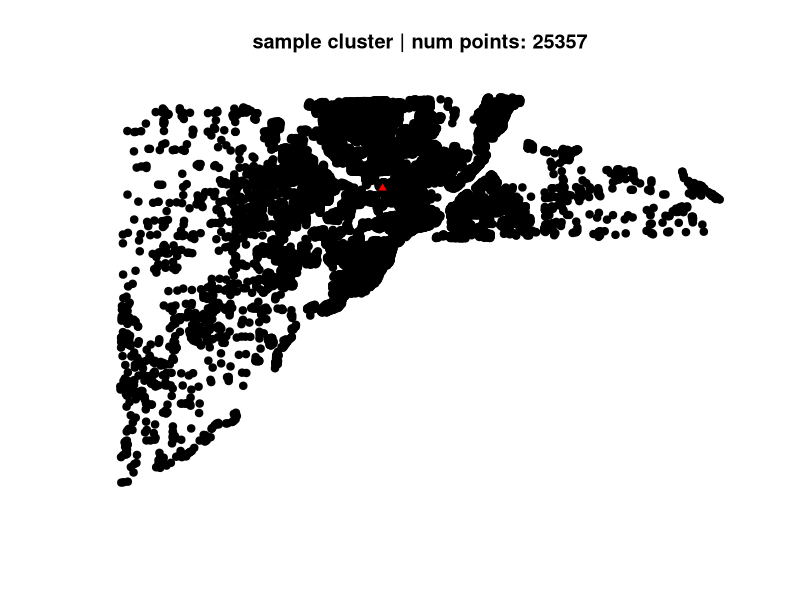
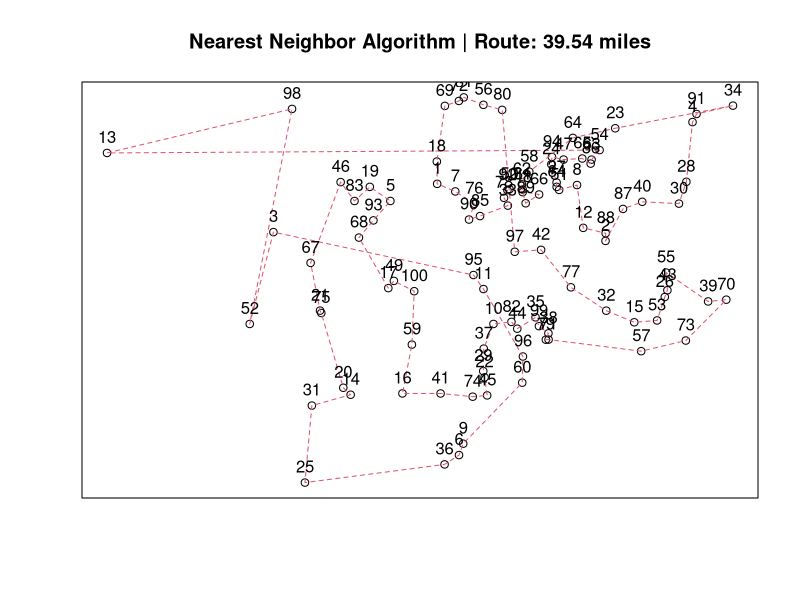
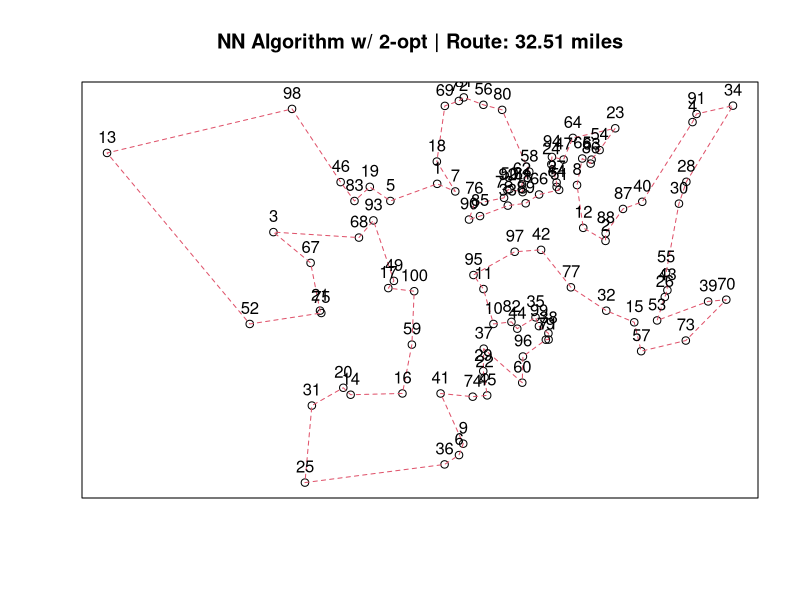
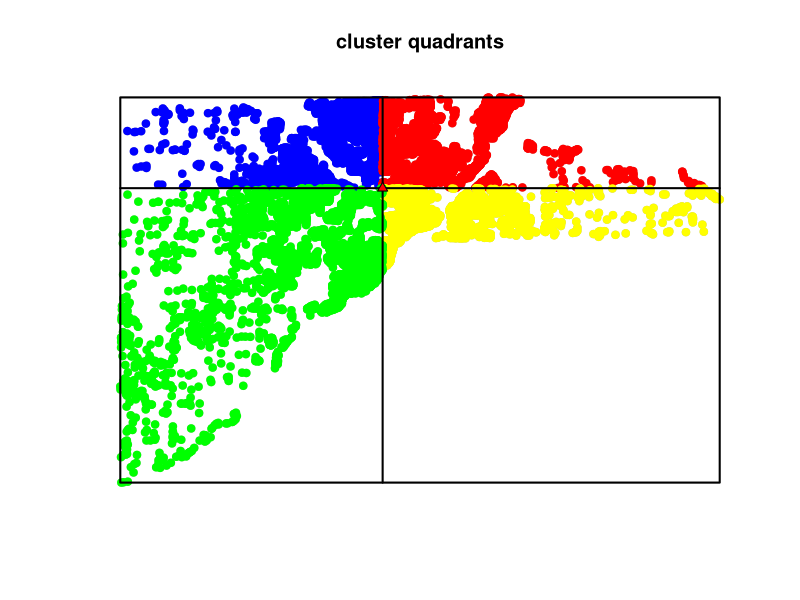
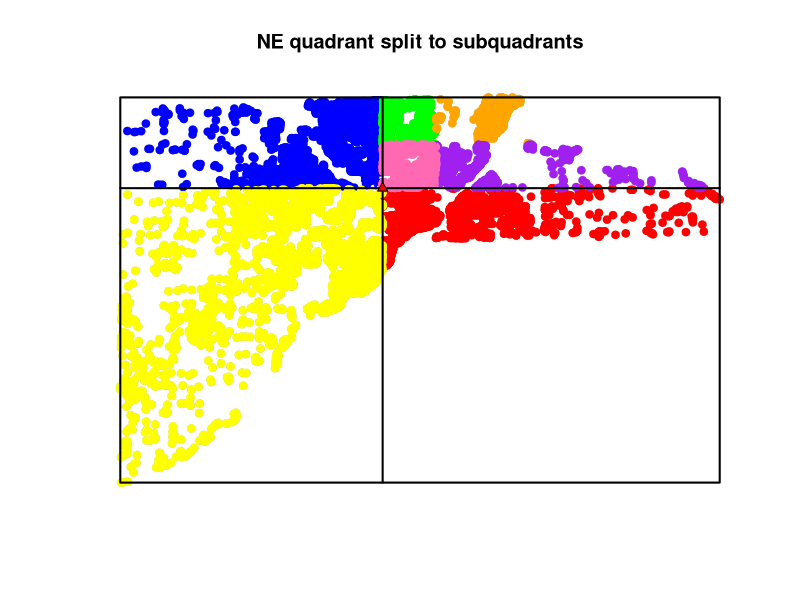
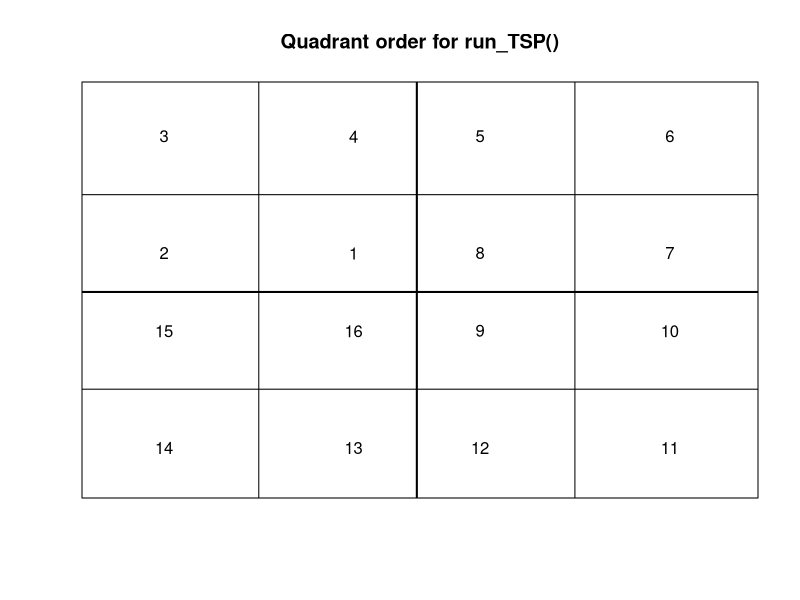

Source code (R) for these figures, in order:
## ---- chunk 1
knitr::opts_chunk$set(echo = TRUE)
## ---- chunk 2
# for spatial data
library(sp)
library(raster)

# for sample data built into package
library(spData)

library(TSP) # for estimating collection route

## ---- chunk 3

set.seed(666) # for random number generation

# ~~~~~~~~ generate BUS object ~~~~~~~~~~~~~~~~~ #
# Data on 25,357 single family homes sold in Lucas County, Ohio, 1993-1998
data(house)

# create a "FW_dis" column using random numbers from 0:5
house$FW_dis <- runif(nrow(house), 0, 5)

# index column
house$idx <- 1:nrow(house)

# drop the built-in columns
house <- house[,which(names(house) %in% c("idx","FW_dis"))]


# ~~~~~~~~~ generate AD object ~~~~~~~~~~~~~~~~~~~~~~ 
# calculate weighted center for the AD
weightedCenter <- function(cluster1) {
        # get weighted center
        wcx <- weighted.mean(x = cluster1@coords[,1], 
                         w = cluster1$FW_dis)
        
        wcy <- weighted.mean(x = cluster1@coords[,2], 
                         w = cluster1$FW_dis)
        return(c(wcx, wcy))
  } # close weighted center

wc <- weightedCenter(house)

# create sp object
# create dataframe for the AD
coord_df <- data.frame(AD_code = "x1",
                       AD_cap = 55000,
                       FW_dis = sum(house$FW_dis))
# create sp object
wc <- SpatialPointsDataFrame(coords = t(as.matrix(wc)), data = coord_df, proj4string = house@proj4string)


#~~~~~~~~~ cluster~~~~~~~~~~~~~
# create a cluster object to hold AD and BUS points
cluster <- list(AD = wc, BUS = house)


# plot
plot(cluster$BUS, pch = 19, col = "black", main = paste0("sample cluster | num points: ", nrow(house)))
points(cluster$AD, pch = 24, col = "black", bg = "red")


## ---- chunk 4

set.seed(666)

# run TSP on sample of the data
# construct TSP object from some of the coordinates
tsp_obj <- as.ETSP(cluster$BUS@coords[sample(nrow(cluster$BUS), 100),])

# solve TSP w/ nearest neighbor and no-2opt refinement
res <- solve_TSP(tsp_obj, method = "nn", control = c(two_opt = FALSE))

res2 <- solve_TSP(tsp_obj, method = "nn", control = c(two_opt = TRUE))

# plot the output
plot(tsp_obj, res, main = paste0("Nearest Neighbor Algorithm | Route: ", round(tour_length(res, tsp_obj)/5280, 2), " miles"), 
     xlab = "", ylab = "", axes = FALSE, frame.plot = TRUE)

plot(tsp_obj, res2, main = paste0("NN Algorithm w/ 2-opt | Route: ", round(tour_length(res2, tsp_obj)/5280, 2), " miles"),
     xlab = "", ylab = "", axes = FALSE, frame.plot = TRUE)

## ---- chunk 5



# cardinalSplit() splits the given cluster along the cardinal directions
# @param cluster2 - the point cluster - sp object
# @param nsplit2 - the size of the AD that needs to be split
# returns - a list of sp objects - a point cluster for each quadrant
cardinalSplit <- function(cluster2, nsplit2) {
  
  # find the weighted center of the AD again
  # can't just use the AD coordinates if its a second split
  AD_coords2 <- matrix(c(weighted.mean(x = cluster2@coords[,1],
                                         w = cluster2$FW_dis),
                          weighted.mean(x = cluster2@coords[,2],
                                         w = cluster2$FW_dis)),
                       nrow = 2, ncol = 1)
  
  # if the cluster if over 10000 BUS points, it needs to be split into 4
  if (nrow(cluster2) > nsplit2) {
      temp <- cluster2@bbox
      
      # combine the bbox coords with the weighted center
      temp <- cbind(temp, AD_coords2)
      
      rownames(temp) <- c("x", "y")
      colnames(temp) <- c("min", "max", "med")
      


      # make a polygon for each quadrant
      # there's probably a way to do this automatically, but since I only need 4, its by hand
      # the points creating the polygons are the top left (NW) point in that poly, going clockwise
      polys_list <- list()
      
      polys_list[[1]] <- Polygon(matrix(c(temp["x", "min"], temp["x", "med"],
                                          temp["x", "med"], temp["x", "min"], 
                                          temp["y", "max"], temp["y", "max"],
                                          temp["y", "med"], temp["y", "med"]),
                                 nrow = 4, ncol = 2))
      polys_list[[1]] <- Polygons(list(polys_list[[1]]), 1)
      polys_list[[1]] <- SpatialPolygons(list(polys_list[[1]]))
      proj4string(polys_list[[1]]) <- house@proj4string
      
      polys_list[[2]] <- Polygon(matrix(c(temp["x", "med"], temp["x", "max"],
                                          temp["x", "max"], temp["x","med"],
                                          temp["y", "max"], temp["y", "max"],
                                          temp["y", "med"], temp["y", "med"]),
                                        nrow = 4, ncol = 2))
      polys_list[[2]] <- Polygons(list(polys_list[[2]]), 1)
      polys_list[[2]] <- SpatialPolygons(list(polys_list[[2]]))
      proj4string(polys_list[[2]]) <- house@proj4string
      
      polys_list[[3]] <- Polygon(matrix(c(temp["x", "med"], temp["x", "max"],
                                          temp["x", "max"], temp["x", "med"],
                                          temp["y", "med"], temp["y", "med"],
                                          temp["y", "min"], temp["y", "min"]),
                                        nrow = 4, ncol = 2))
      polys_list[[3]] <- Polygons(list(polys_list[[3]]), 1)
      polys_list[[3]] <- SpatialPolygons(list(polys_list[[3]]))
      proj4string(polys_list[[3]]) <- house@proj4string
      
      polys_list[[4]] <- Polygon(matrix(c(temp["x", "min"], temp["x", "med"],
                                          temp["x", "med"], temp["x", "min"],
                                          temp["y", "med"], temp["y", "med"],
                                          temp["y", "min"], temp["y", "min"]),
                                        nrow = 4, ncol = 2))
      polys_list[[4]] <- Polygons(list(polys_list[[4]]), 1)
      polys_list[[4]] <- SpatialPolygons(list(polys_list[[4]]))
      proj4string(polys_list[[4]]) <- house@proj4string
      
      
      # Separate cluster into quadrants
      # create a list w/ 4 different groups of points, one for each cluster using over()
      points_list <- lapply(polys_list, function(x) {cluster2$split <- over(cluster2, x)
                                                     cluster2[is.na(cluster2$split) == FALSE,]})

      names(points_list) <- c("1", "2", "3", "4")
  
  # if none of the points need to be split,
  # just make a list with the whole cluster
  # needs to be a list, thats whats expected in function later
  } else {
    
    points_list <- list(cluster)
    names(points_list) <- c("all")
    
  } # close if/else
  
     return(points_list)
      
} # close cardinalSplit()

# run cardinalSplit() over the cluster
points_list <- cardinalSplit(cluster$BUS, nsplit2 = 10000)


## ---- chunk 6


# bounding box sp object
# get bounding box
  bb <- cluster$BUS@bbox
  
  # change rownames to remember which one is which
  rownames(bb) <- c("EW", "NS")
 

# make an sp object of bbox for plotting
bbox_sp <- as.matrix(rbind(c(bb[1,1], bb[2,2]), # NW
                 c(bb[1,2], bb[2,2]), # NE
                 c(bb[1,2], bb[2,1]), # SE
                 c(bb[1,1], bb[2,1]))) # SW
colnames(bbox_sp) <- c("x_coord", "y_coord")


bbox_sp <- Polygon(bbox_sp)
bbox_sp <- Polygons(list(bbox_sp), 1)
bbox_sp <- SpatialPolygons(list(bbox_sp))
bbox_sp@proj4string <- house@proj4string


# spatial lines object to plot the quadrants
lx <- SpatialLines(list(Lines(list(Line(rbind(c(bbox_sp@bbox['x','min'], cluster$AD@coords[,2]), 
                                             c(bbox_sp@bbox['x','max'], cluster$AD@coords[,2])))), 1)))


ly <- SpatialLines(list(Lines(list(Line(rbind(c(cluster$AD@coords[,1], bbox_sp@bbox['y','min']), 
                                             c(cluster$AD@coords[,1], bbox_sp@bbox['y','max'])))), 1)))


{plot(cluster$BUS, pch = 19, col = "grey", main = "cluster quadrants")
points(points_list[[1]], pch = 19, col = "blue")
points(points_list[[2]], pch = 19, col = "red")
points(points_list[[3]], pch = 19, col = "yellow")
points(points_list[[4]], pch = 19, col = "green")
plot(bbox_sp, add = TRUE, lwd = 2)
plot(lx, add = TRUE, lwd = 2)
plot(ly, add = TRUE, lwd = 2)
points(cluster$AD, pch = 24, col = "black", bg = "red")}

## ---- chunk 7

# run through the list, get size of each list
num_points <- lapply(points_list, function(x) nrow(x))

# if needed, split the ones that need to be split again
# remove the original from the points_list
# and add the new split clusters back into the points_list
if (sum(num_points > 7000) > 0) {
  points_list2 <- lapply(which(num_points > 7000),
                         function(x) cardinalSplit(points_list[[x]], nsplit2 = 7000))
  points_list2 <- unlist(points_list2)
  
  # manually change the names of points_list2 if they came from
  # NW or SW quadrants
  # this will allow us to order them the way we want and the TSP will make a nice loop
  names(points_list2)[grep("1.", names(points_list2))] <- c("1.3", "1.4", "1.1", "1.2")
  names(points_list2)[grep("4.", names(points_list2))] <- c("4.3", "4.4", "4.1", "4.2")
  
  points_list <- points_list[-which(num_points > 7000)]
  points_list <- c(points_list, points_list2)
} # close if



## ---- chunk 8

{plot(cluster$BUS, pch = 19, col = "grey",
      main = "NE quadrant split to subquadrants")
points(points_list[[1]], pch = 19, col = "blue")
points(points_list[[2]], pch = 19, col = "red")
points(points_list[[3]], pch = 19, col = "yellow")
points(points_list[[4]], pch = 19, col = "green")
points(points_list[[5]], pch = 19, col = "orange")
points(points_list[[6]], pch = 19, col = "purple")
points(points_list[[7]], pch = 19, col = "hot pink")
plot(bbox_sp, add = TRUE, lwd = 2)
plot(lx, add = TRUE, lwd = 2)
plot(ly, add = TRUE, lwd = 2)
points(cluster$AD, pch = 24, col = "black", bg = "red")}

## ---- chunk 9

lab <- data.frame(x = c(40,10,10,40,60,90,90,60,60,90,90,60,40,10,10,40),
                  y = c(60,60,90,90,90,90,60,60,40,40,10,10,10,10,40,40),
                  label = 1:16)


# show the quadrants/subquadrant diagram
plot(1:100, 1:100, 
     pch = 19, col = "white",
     main = "Quadrant order for run_TSP()", 
     xlab = NA, ylab = NA, 
     axes = FALSE, frame.plot = TRUE) # blank graph
points(lab[,1], lab[,2], 
       pch = 19, col = "white")
text(lab[,1], lab[,2], lab[,3], cex=1, col="black")
abline(v = 50, lwd = 2)
abline(h = 50, lwd = 2)
abline(h = 75, lwd = 1)
abline(v = 75, lwd = 1)
abline(h = 25, lwd = 1)
abline(v = 25, lwd = 1)


## ---- chunk 10

# ~~~~~~~~ run_TSP() function ~~~~~~~~~~~~~
# run_TSP() runs the TSP problem over the given point cluster
# @param clust - the point cluster - sp object
# @param close_pnt - the point used to find the start point - coords
# returns - the tour length in miles
run_TSP <- function(clust, close_pnt) {
  print(paste0("clust size ", nrow(clust@coords)))
  
  # sometimes splitting the cluster returns an empty quadrant
  # if that happens, return a 0 for the length
  if (length(clust@coords) > 0) {
    
    # get the starting point for the TSP, it is closest to the
    d <- pointDistance(close_pnt, clust@coords, lonlat = FALSE)
    start_idx <- which(d == min(d))
    
    # get ETSP object with cluster, solve it, find tour length
    tsp_obj <- as.ETSP(clust@coords)
    tour <- solve_TSP(tsp_obj, method = "nn", control = c(start = start_idx))
    
    # length of tour + distance to travel between quadrants
    tour_dist <- tour_length(tour, tsp_obj)/5280
    tour_dist <- tour_dist + (min(d)/5280)
    
    # return the ending points idx
    tour <- as.integer(tour)   
    end_idx <- tour[length(tour)]
    
    res <- list(end_idx = end_idx, tour_dist = tour_dist)
 
   } else {

    res <- list(end_idx = NA, tour_dist = 0)
    
  } # close if else
  
  return(res)
} # close run_TSP()

# ~~~~~~~~~~~~~~~~~~~~~ find VMT of subquadrants ~~~~~~~~~~~

 # order the list by their name to get circle to go the right way
points_list <- points_list[order(names(points_list))]

# the first time its ran, start at the point closest to the cluster AD
close2 <- cluster$AD@coords

# empty lists
end_idx_list <- list()
end_sp <- list()
route_dist <- list()

# run the TSP over each subquadrant in a for loop
for (i in 1:length(points_list)) {

  temp <- run_TSP(clust = points_list[[i]], close_pnt = close2)

  route_dist[[i]] <- temp$tour_dist

  
  # if the quadrant is empty, duplicate the end SP of the previous quadrant
  # if the NW quadrant is empty (first evaluated), end sp is the AD
  # this is a lot of ifs....maybe should have split on PD to prevent empty quadrants??
  if (is.na(temp$end_idx) == TRUE) {
      if (i == 1) {
        end_sp[[i]] <- SpatialPoints(AD_coords, cluster@proj4string)
      } else {
         end_sp[[i]] <- end_sp[[i-1]]
      } # close inner if/else
  } else {
    end_sp[[i]] <- points_list[[i]][temp$end_idx,]
  } # close ifelse

  # if the cluster is empty, the end_idx wil return as NA
  # in that case, dont change the close2 point
  if (is.na(temp$end_idx) == TRUE) {
    close2 <- close2
  } else {
   # reset the close2 variable as the end point
    close2 <- points_list[[i]][temp$end_idx,]
  } # close ifelse
} # close for loop

# add tour lengths together
route_dist <- do.call(sum, route_dist)

# also add the distance from the last stop back to the AD
d <- pointDistance(cluster$AD@coords, end_sp[[length(end_sp)]]@coords, lonlat = FALSE)
route_dist <- route_dist + (d/5280) # and convert feet to miles

print(paste0("Total Collection Route: ", round(route_dist, 2), " miles"))

## ---- chunk 11


#~~~~~~~ Unit Conversions ~~~~~~~~~~~#
# collection/hauling distance
cluster$AD$collect_dist_mi <- route_dist

# convert [tons FW] into [kg FW]
cluster$AD$AD_cap_kg <- cluster$AD$AD_cap * 907.185
cluster$AD$FW_dis_kg <- cluster$AD$FW_dis * 907.185


#~~~~~~ Set up constants ~~~~~~~~~~~~#

# nitrogen in feedstock - [kg]
  # assuming N content is 2.8% of dry matter (DM)
  # assuming DM content 18.1% wet weight
  # Source: Fisgativa et. al. (2016)
  cluster$AD$N_fdstck <- cluster$AD$FW_dis_kg * 0.181 * 0.028

# Avoided LFG emissions [kgCO2e/kg waste]
  # Food waste avoided landfill emissions factor [0.39 MTCO2e/short ton waste]
  ### Source: CCI Emissions Factor database - Food waste tab/Landfill tab. They cite:
  ### "CARB Method for Estimating Greenhouse Gas Emission Reductions from Diversion
  ###   of Organic Waste from Landfills to Compost Facilities (2017)"
  GHG_FLW_prevent <- 0.39 * 1000*2.2/2000
  
# Avoided Nitrogen fertilizer production - [kg CO2e/kg of N]
  # Source: Moller 2009
  avoid_Nfert_ef <- 8.9
  
# Transportation (Medium & Heavy Duty Vehicles Diesel Vehicles) - [kg CO2e per kg/mi]
  ## Emissions factors: CO2 [10.21 kg CO2e/gal fuel], CH4 & N20 [0.0000051/0.0000048 kg CO2e/mile]
  ### Source: https://www.epa.gov/sites/default/files/2018-03/documents/emission-factors_mar_2018_0.pdf
  ## Truck MPG: [0.22727 gal/mile]
  ### Source: https://www.tandfonline.com/doi/pdf/10.1080/10962247.2014.990587?needAccess=true
  ## Truck capacity: [25,000lbs/11340kg]
  ### Source: https://refusetrucks.scrantonmfg.com/automated-side-loader/roto-pac 
  ## GWP 100 - IPCC
  GHG_fuel_use <- ((0.22727 * 10.21) + (0.0000051 * 25) + (0.0000048 * 298))/11340

# Avoided natural gas (NG) consumption emissions factor - [kg CO2e/m3 of NG]
  # Citation: 53.12 from https://www.eia.gov/environment/emissions/co2_vol_mass.php, and 28.32 m3 per tcf
  avoid_NG_ef <- 53.12/28.32


  
## ---- chunk 12

# avoided landfill gas by FW diversion [kg CO2e/year]
LFG_avoid <- cluster$AD$FW_dis_kg * GHG_FLW_prevent

# nitrogen fertilizer substitution for AD digestate (avoided N production) [kg CO2e/year]
  # this is not dependent on digestor efficiency, nitrogen in FW does not change
avoid_N_CO2e <-  cluster$AD$N_fdstck * avoid_Nfert_ef

# Transport GHGs [kg CO2e/year]
  # GHG emissions of a weekly collection route is calculated.
  # the weight transported is halved to model linear increasing FW along collection route
  # this is then multipled by 52 to get yearly collection GHGs to match units of FWG (tons/year)
  # capacity limitations to the truck are ignored
CO2e_collect <-  52 * (((cluster$AD$FW_dis_kg/52)/2) * cluster$AD$collect_dist_mi * GHG_fuel_use)

## ---- chunk 13

# ~~~~~~ Organic Loading Rate ~~~~~~~~~~~
# For non-overfilled digesters, baseline assumptions:
# OLR_base = digester size (55,000 ton; 10,000 ton; 5,000 ton) / 365 days = [ton/days] (OLR - Organic loading rate)
# example:  55,000 ton / 365 days = 150.7 ton/day
# Discount Factor = 1

# Overfilled Digesters:
# OLR_new = tons / 365 days
# example: 65,000 ton/365 days = 178 ton/day
# Discount Factor (DF) = OLR_base / OLR_new
# example:  150.7 ton/day / 178 ton/day = 0.85

# Methane Production Calculation - add discount for all calculations
# AD_cap_kg*0.26*0.45*DF
# ~~~~~~~~~~~~~~~~~~~~~~~~~~~~~~~~~~~~~  

# Base organic loading rate (daily AD capacity) [kg/day]
OLR_base <- cluster$AD$AD_cap_kg[1] / 365

# Methane generation by AD - [m3]
  # Function of volatile solids in food waste
  # assume 26% volatile solids (Zhang et al 2007, Fisgativa et al 2016)
  # assume  0.45 m3 ch4/kg VS (Bong et al 2018, Fisgativa et al 2016)
  # if FW allocated to AD higher than AD capacity, use a discount factor of OLR_base/OLR_new
  # otherwise, discount factor is 1
cluster$AD$methane.1 <- ifelse(cluster$AD$FW_dis_kg > cluster$AD$AD_cap_kg, 
                               cluster$AD$FW_dis_kg * 0.26 * 0.45 * (OLR_base / (cluster$AD$FW_dis_kg/365)),
                               cluster$AD$FW_dis_kg * 0.26 * 0.45 * 1)

# assuming 60% methane is NG
  # [m3]
  cluster$AD$NG_equiv <- cluster$AD$methane.1 * 0.6

# Avoided GHGs from Natural Gas due to biogas generation [kg CO2e/year]
  # natural gas = 60% methane
avoid_NG_CO2e.1 <-  cluster$AD$NG_equiv * avoid_NG_ef
                            


# Scenario 1 total GHG emissions for the sample cluster
# collection GHGs (the postitive emissions) - all other emissions (GHG credits/negative emissions)
Scen1_GHG_CO2e_kg <- CO2e_collect - LFG_avoid - avoid_N_CO2e - avoid_NG_CO2e.1

print(paste0("Scen 1 GHG for sample cluster: ", round(Scen1_GHG_CO2e_kg, 2), " kg CO2e/year"))
## ---- chunk 14

# Same data sources as above

# Methane generation by AD - [m3]
cluster$AD$methane.2 <- cluster$AD$FW_dis_kg * 0.26 * 0.45
  
# natural gas equivalent - [m3]
cluster$AD$NG_equiv.2 <- cluster$AD$methane.2 * 0.6
  
# avoided natural gas production [kg C02e / year]
avoid_NG_CO2e.2 = cluster$AD$NG_equiv.2 * avoid_NG_ef


# Scenario 2 total GHG production
Scen2_GHG_CO2e_kg <- CO2e_collect - LFG_avoid - avoid_N_CO2e - avoid_NG_CO2e.2


print(paste0("Scen 2 GHG for sample cluster: ", round(Scen2_GHG_CO2e_kg, 2), " kg CO2e/year"))
